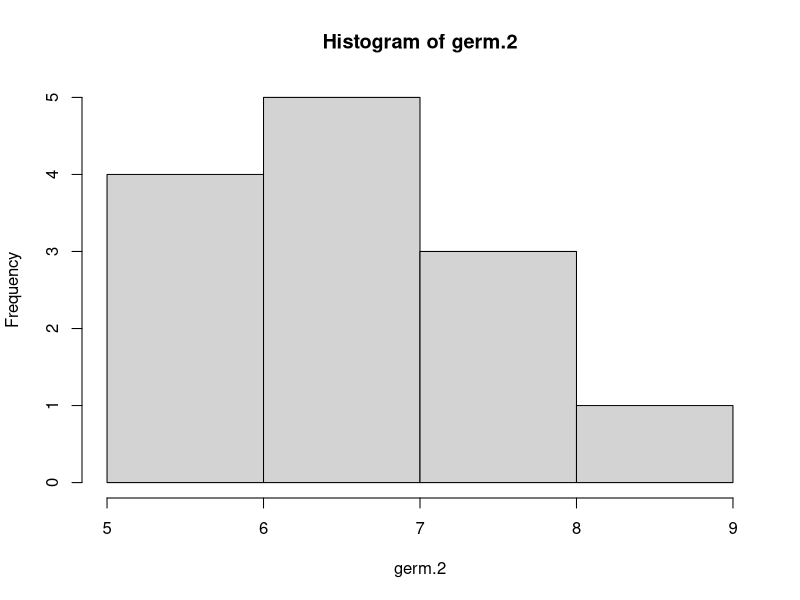

This figure's R source:

#Tarea 3
germi <- c(5,6,7,8,9)
germi
petri <- c(1,3,5,3,1)
petri

Germinacion <- data.frame(petri, germi)
Germinacion
sum(Germinacion$petri)


germ.2 <- c(5, 6, 6, 6, 7, 7, 7, 7, 7, 8, 8, 8, 9)
germ.2
c.petri <- c(1:13)
c.petri
Germ2 <- data.frame(c.petri, germ.2)
Germ2

mean(Germ2$germ.2)

stem(germ.2)

hist(germ.2)
